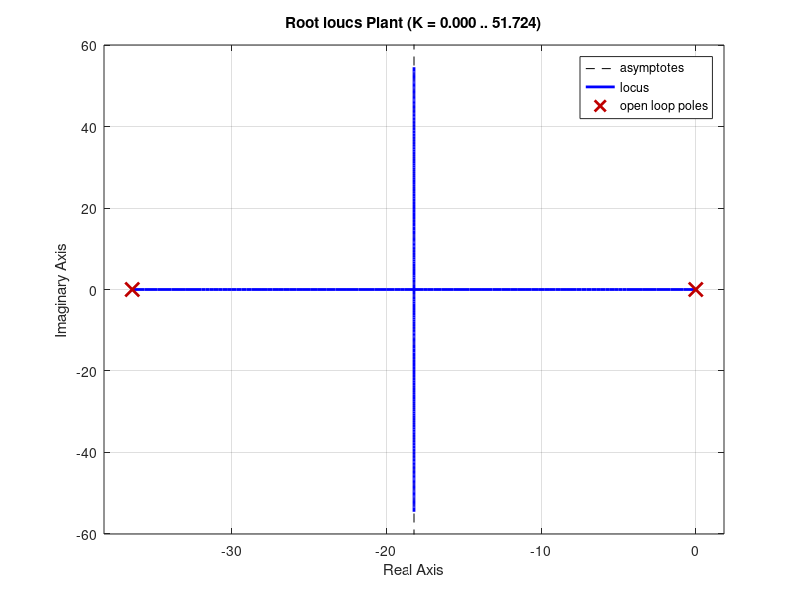
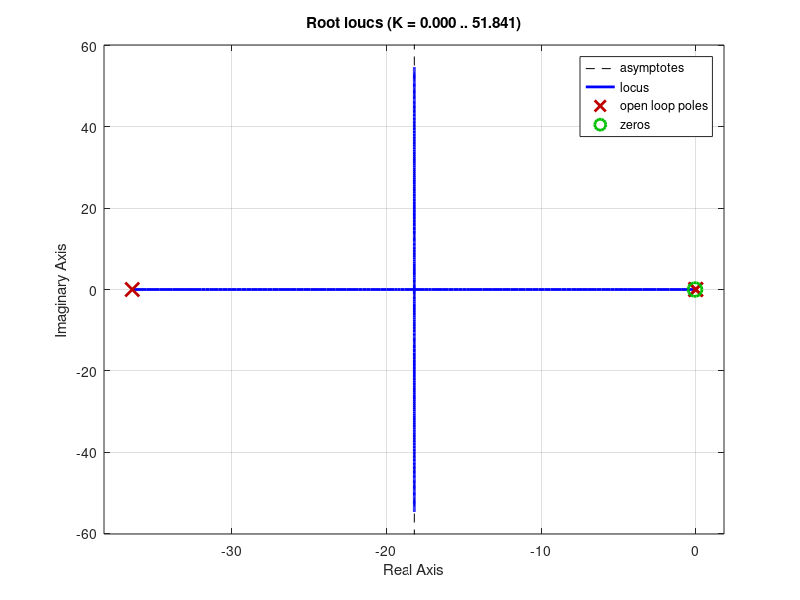
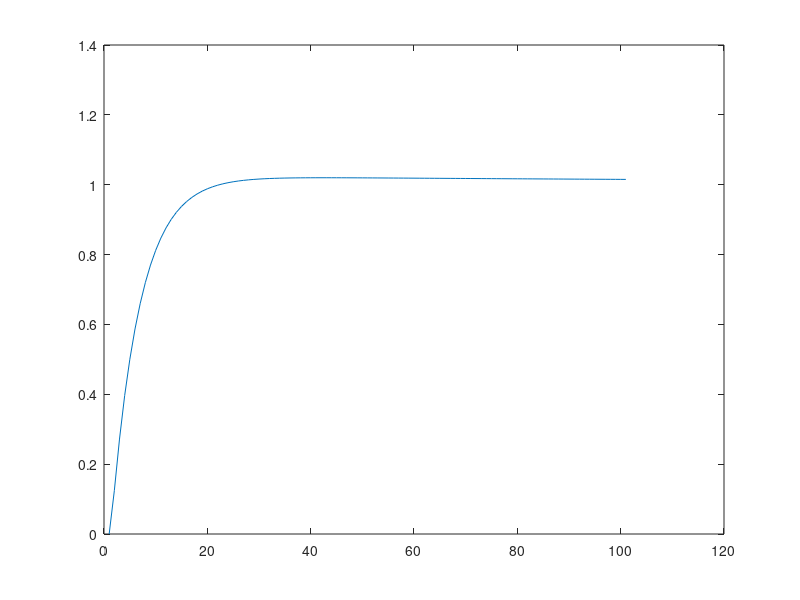

Here is the MATLAB script that generated these plots, in order: (Note: this script raises an error after producing the figures.)
clear all;
close all;
A = [64.11];
B =[1 36.42 0];
Plant = tf(A,B);
C=[1 0.05];
D=[1 0.0088];
lag = tf(C,D);
sys = feedback(lag * Plant ,1);
t = 0:0.1:10 ;
figure;
rlocus(Plant);
figure;
rlocus(lag*Plant);
figure2 = step (sys , t);
figure;
plot(figure2)
stepinfo(sys)

%% step info plant
F = [64.11];
G =[1 36.42 0];
Plant = tf(F,G);
stepinfo(plant)
%% ki&kp&kd
A = [64.11];
B =[1 36.42 0];
Plant = tf(A,B);
C=[1 0.05];
D=[1 0.0088];
lag = tf(C,D);
PID= feedback(lag * Plant ,1);
syms Kp Kd Ki N
NPID_num=[Kp+N*Kd Kp*N+Ki N*Ki];
NPID_den=[1 N 0];
eqn1=PID.Numerator{1}(1)==NPID_num(1);
eqn2=PID.Numerator{1}(2)==NPID_num(2);
eqn3=PID.Numerator{1}(3)==NPID_num(3);
eqn4=PID.Denominator{1}(2)==NPID_den(2);
solx=vpasolve([eqn1 eqn2 eqn3 eqn4]);
Kp=subs(Kp,solx.Kp)
Kd=subs(Kd,solx.Kd)
Ki=subs(Ki,solx.Ki)
N=subs(N,solx.N)
%% pid tunner
A = [64.11];
B =[1 36.42 0];
Plant = tf(A,B);
C=[1 0.05];
D=[1 0.0088];
lag = tf(C,D);
sys = feedback(lag * Plant ,1);
pidtool(sys)



